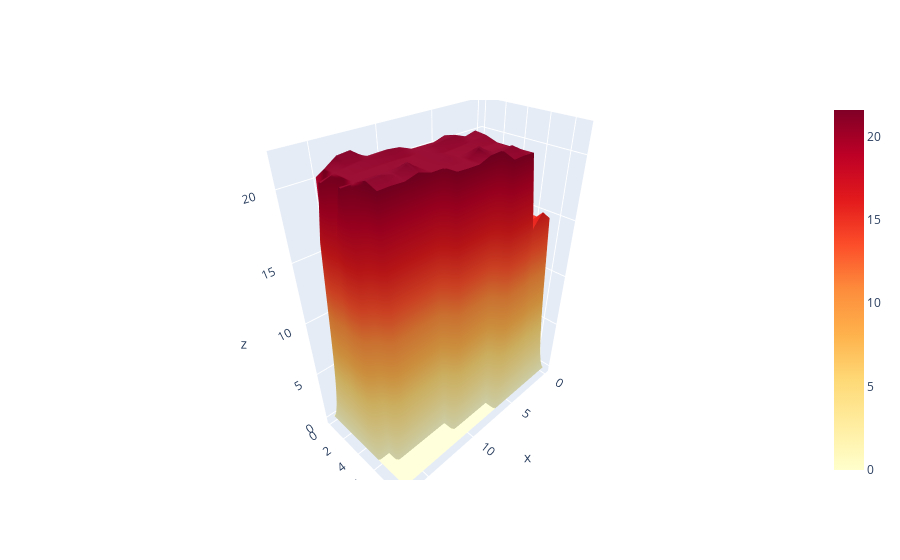

Source (notebook cell):
### Code cell
#################### PROJECT HOUSE ####################w

data = rio.open(path)
address_regx = re.compile("^([A-z- ]+)\s(\d+),\s(\d+)\s([A-z]+)")
result = address_regx.search(address)
street = result.group(1)
print(street)
nb = result.group(2)
print(nb)
pc = result.group(3)
print(pc)
city = result.group(4)
print(city)

req = requests.get(f"https://api.basisregisters.dev-vlaanderen.be/v1/adresmatch?gemeentenaam={city}&straatnaam={street}&huisnummer={nb}&postcode={pc}").json()
objectId = req["adresMatches"][0]["adresseerbareObjecten"][0]["objectId"]

req = requests.get(f"https://api.basisregisters.dev-vlaanderen.be/v1/gebouweenheden/{objectId}").json()
objectId = req["gebouw"]["objectId"]

req = requests.get(f"https://api.basisregisters.dev-vlaanderen.be/v1/gebouwen/{objectId}").json()
polygon = [req["geometriePolygoon"]["polygon"]] 
print("polygon -> ", polygon)
        
crop_img, crop_transform = mask(dataset=data, shapes=polygon, crop=True, indexes=1, nodata = 0, filled=True)
print("crop image -> " , crop_img)

fig = go.Figure(data=go.Surface(z=crop_img, colorscale='YlOrRd'))
fig.show()

### Figure 1 — Plotly figure (JSON) as saved in the notebook; plotly's stock layout.template omitted (floating-point values rounded to 4 significant figures; data arrays with more than 128 entries replaced by an {"elided": "..."} marker saying what was removed)
{"data": [{"colorscale": [[0, "rgb(255,255,204)"], [0.125, "rgb(255,237,160)"], [0.25, "rgb(254,217,118)"], [0.375, "rgb(254,178,76)"], [0.5, "rgb(253,141,60)"], [0.625, "rgb(252,78,42)"], [0.75, "rgb(227,26,28)"], [0.875, "rgb(189,0,38)"], [1, "rgb(128,0,38)"]], "type": "surface", "z": {"elided": "10x18 float values"}}], "layout": {}}
